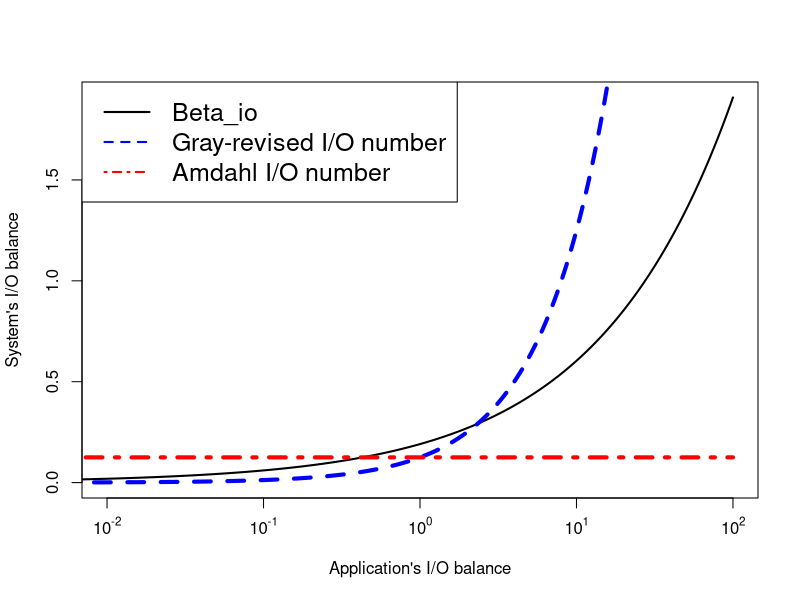

Write R code to recreate this figure.
pdf("//Users/arghyakusumdas/Documents/MyGitProjects/MyIeeeAccessPaper/IEEEtran/IEEEtran/Figures/ModelFigures/beta_io.pdf")
d <- 27.44

x <- seq(0, 100, by=.0001)
y <- sqrt(x/d)

plot(x, y, log="x", col='black', lwd=2, lty=1, type="l", xaxt="n", xlim=c(0.01, 100),
xlab="Application's I/O balance",
ylab="System's I/O balance")
ticks <- seq(-2, 2, by=1)
labels <- sapply(ticks, function(i) as.expression(bquote(10^ .(i))))
axis(1, at=c(0.01, 0.1, 1, 10, 100), labels=labels)

y <- x/8
lines(x, y=y, lwd=4, col="blue", lty=2)

y <- 0.125/x*x
lines(x, y=y, lwd=4, col="red", lty=4)

legend("topleft", c("Beta_io", "Gray-revised I/O number", "Amdahl I/O number"), col=c("black","blue","red"), lwd=c(2,2), lty=c(1,2,4), cex=1.5)
